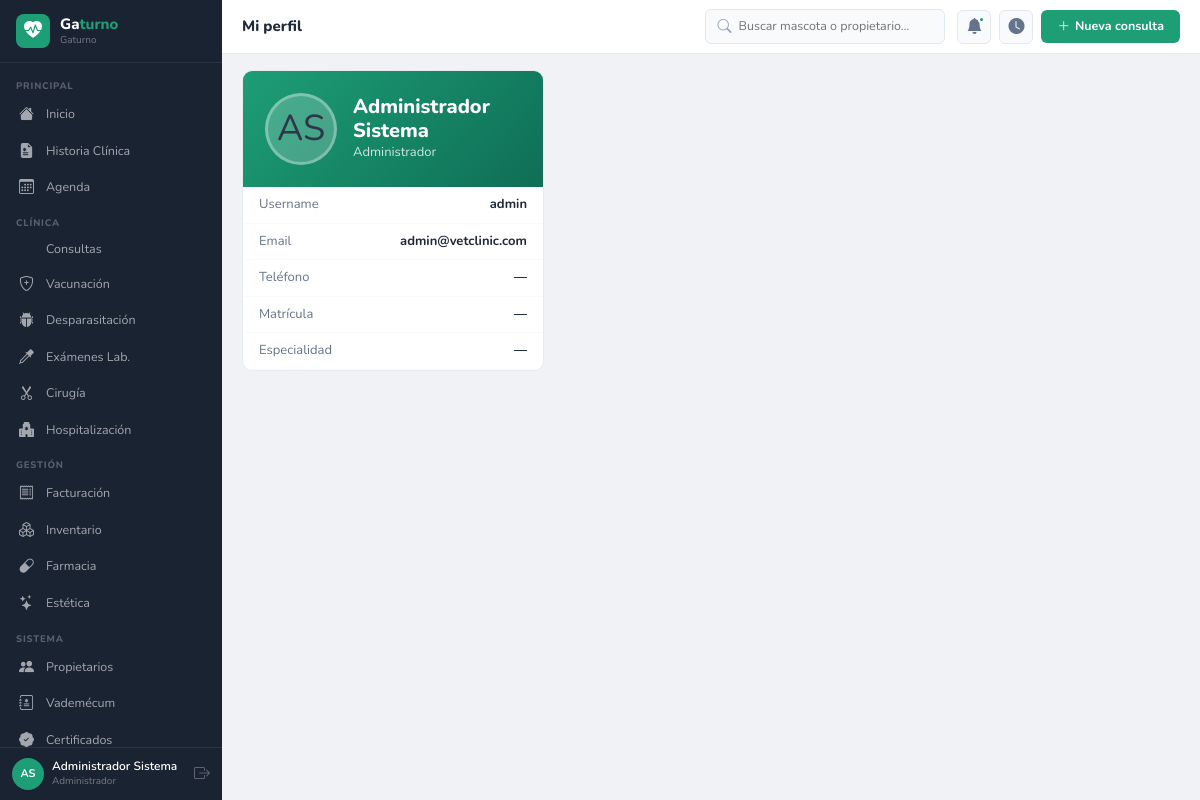
The page /accounts/perfil/ (signed in) on the database its author committed.
### apps/accounts/models.py (models this page shows, shortened)
class Usuario(AbstractUser):
    ROLES = [('admin','Administrador'),('veterinario','Veterinario'),
             ('asistente','Asistente'),('recepcionista','Recepcionista'),('esteticista','Esteticista')]
    rol = models.CharField(max_length=20, choices=ROLES, default='recepcionista')
    telefono = models.CharField(max_length=20, blank=True)
    foto = models.ImageField(upload_to='usuarios/', blank=True, null=True)
    matricula = models.CharField(max_length=30, blank=True)
    especialidad = models.CharField(max_length=100, blank=True)
    class Meta:
        verbose_name='Usuario'; verbose_name_plural='Usuarios'
    @property
    def nombre_completo(self):
        return self.get_full_name() or self.username
    @property
    def iniciales(self):
        fn = (self.first_name or '')[:1].upper()
        ln = (self.last_name or '')[:1].upper()
        return (fn + ln) or self.username[:2].upper()

### apps/accounts/views.py (the view)
# urls.py: path('perfil/', views.perfil, name='perfil'),
@login_required
def perfil(request):
    return render(request, 'accounts/perfil.html', {'usuario': request.user})

### templates/accounts/perfil.html (shortened to what this page needs)
{%  extends 'base/base.html' %}
{% block page_title %}Mi perfil{% endblock %}
{% block content %}
<div class="row g-3">
<div class="col-md-4">
  <div class="panel p-0">
    <div class="pac-hd">
      <div class="pac-foto">{{ usuario.iniciales }}</div>
      <div><div class="pac-nm">{{ usuario.nombre_completo }}</div><div class="pac-esp">{{ usuario.get_rol_display }}</div></div>
    </div>
    <div class="ficha-row"><span>Username</span><strong>{{ usuario.username }}</strong></div>
    <div class="ficha-row"><span>Email</span><strong>{{ usuario.email|default:"—" }}</strong></div>
    <div class="ficha-row"><span>Teléfono</span><strong>{{ usuario.telefono|default:"—" }}</strong></div>
    <div class="ficha-row"><span>Matrícula</span><strong>{{ usuario.matricula|default:"—" }}</strong></div>
    <div class="ficha-row"><span>Especialidad</span><strong>{{ usuario.especialidad|default:"—" }}</strong></div>
  </div>
</div>
</div>
{% endblock %}

### templates/base/base.html (shortened to what this page needs)
<!DOCTYPE html>
<html lang="es">
<head>
<link rel="stylesheet" href="https://cdn.jsdelivr.net/npm/bootstrap@5.3.2/dist/css/bootstrap.min.css">
<link rel="stylesheet" href="https://cdn.jsdelivr.net/npm/bootstrap-icons@1.11.3/font/bootstrap-icons.min.css">
{% load static %}<link rel="stylesheet" href="{% static 'css/vetclinic.css' %}">
</head>
<body>
<nav class="vc-sb" id="sidebar">
  <div class="sb-brand">
    <div class="sb-ic"><i class="bi bi-heart-pulse-fill"></i></div>
    <div><div class="sb-nm">Ga<em>turno</em></div><span class="sb-sub">{{ CLINICA_NOMBRE }}</span></div>
  </div>
  <div class="sb-nav">
    <div class="nav-sec">Principal</div>
    <a href="{% url 'reportes:dashboard' %}" class="nav-link {% if request.resolver_match.namespace == 'reportes' %}active{% endif %}"><i class="bi bi-house-fill"></i><span>Inicio</span></a>
    <a href="{% url 'pacientes:lista' %}" class="nav-link "><i class="bi bi-file-earmark-medical-fill"></i><span>Historia Clínica</span></a>
    <a href="{% url 'agenda:lista' %}" class="nav-link "><i class="bi bi-calendar3"></i><span>Agenda</span></a>
    <div class="nav-sec">Clínica</div>
    <a href="{% url 'consultas:lista' %}" class="nav-link {% if request.resolver_match.namespace == 'consultas' %}active{% endif %}"><span>Consultas</span></a>
    <a href="{% url 'vacunacion:lista' %}" class="nav-link {% if request.resolver_match.namespace == 'vacunacion' %}active{% endif %}"><i class="bi bi-shield-plus"></i><span>Vacunación</span></a>
    <a href="{% url 'desparasitacion:lista' %}" class="nav-link {% if request.resolver_match.namespace == 'desparasitacion' %}active{% endif %}"><i class="bi bi-bug-fill"></i><span>Desparasitación</span></a>
    <a href="{% url 'examenes:lista' %}" class="nav-link {% if request.resolver_match.namespace == 'examenes' %}active{% endif %}"><i class="bi bi-eyedropper"></i><span>Exámenes Lab.</span></a>
    <a href="{% url 'cirugia:lista' %}" class="nav-link {% if request.resolver_match.namespace == 'cirugia' %}active{% endif %}"><i class="bi bi-scissors"></i><span>Cirugía</span></a>
    <a href="{% url 'hospitalizacion:lista' %}" class="nav-link "><i class="bi bi-hospital-fill"></i><span>Hospitalización</span></a>
    <div class="nav-sec">Gestión</div>
    <a href="{% url 'facturacion:lista' %}" class="nav-link {% if request.resolver_match.namespace == 'facturacion' %}active{% endif %}"><i class="bi bi-receipt"></i><span>Facturación</span></a>
    <a href="{% url 'inventario:lista' %}" class="nav-link {% if request.resolver_match.namespace == 'inventario' %}active{% endif %}"><i class="bi bi-boxes"></i><span>Inventario</span></a>
    <a href="{% url 'farmacia:lista' %}" class="nav-link {% if request.resolver_match.namespace == 'farmacia' %}active{% endif %}"><i class="bi bi-capsule"></i><span>Farmacia</span></a>
    <a href="{% url 'estetica:lista' %}" class="nav-link {% if request.resolver_match.namespace == 'estetica' %}active{% endif %}"><i class="bi bi-stars"></i><span>Estética</span></a>
    <div class="nav-sec">Sistema</div>
    <a href="{% url 'propietarios:lista' %}" class="nav-link {% if request.resolver_match.namespace == 'propietarios' %}active{% endif %}"><i class="bi bi-people-fill"></i><span>Propietarios</span></a>
    <a href="{% url 'vademecum:lista' %}" class="nav-link {% if request.resolver_match.namespace == 'vademecum' %}active{% endif %}"><i class="bi bi-journal-medical"></i><span>Vademécum</span></a>
    <a href="{% url 'certificados:lista' %}" class="nav-link {% if request.resolver_match.namespace == 'certificados' %}active{% endif %}"><i class="bi bi-patch-check-fill"></i><span>Certificados</span></a>
  </div>
  <div class="sb-user">
    <div class="u-av">{{ request.user.iniciales }}</div>
    <div><div class="u-nm">{{ request.user.nombre_completo }}</div><div class="u-role">{{ request.user.get_rol_display }}</div></div>
    <a href="{% url 'accounts:logout' %}" class="u-out" title="Salir"><i class="bi bi-box-arrow-right"></i></a>
  </div>
</nav>
<div class="vc-main">
  <header class="vc-top">
    <div class="top-tit">{% block page_title %}Gaturno{% endblock %}</div>
    <div class="top-srch">
      <i class="bi bi-search"></i>
      <input type="text" id="globalSearch" placeholder="Buscar mascota o propietario…" autocomplete="off">
    </div>
    <div class="top-acts">
      <div class="top-btn"><i class="bi bi-bell-fill"></i><div class="top-dot"></div></div>
      <a href="{% url 'agenda:sala_espera' %}" class="top-btn" title="Sala de espera"><i class="bi bi-clock-fill"></i></a>
      <a href="{% url 'consultas:crear' %}" class="btn-vc"><i class="bi bi-plus-lg"></i> Nueva consulta</a>
    </div>
  </header>
  <div class="vc-cnt">{% block content %}{% endblock %}</div>
</div>
{% load static %}<script src="{% static 'js/vetclinic.js' %}"></script>
</body>
</html>

### static/css/vetclinic.css (style rules this page uses)
:root { --vc:#1D9E75;--vc-dk:#0F6E56;--vc-lt:#E1F5EE;--amb:#EF9F27;--amb-dk:#BA7517;--amb-lt:#FAEEDA;--pink:#D4537E;--blue:#378ADD;--blue-lt:#E6F1FB;--coral:#D85A30;--purple:#7F77DD;--purple-lt:#EEEDFE;--green:#639922;--green-lt:#EAF3DE;--red:#E24B4A;--red-lt:#FCEBEB;--sb:#1a2332;--sbw:222px;--top:54px;--f:'Nunito',sans-serif;--r:10px;--rs:6px }
*,*::before,*::after { box-sizing:border-box;margin:0;padding:0 }
body { font-family:var(--f);font-size:13.5px;background:#f0f2f5;color:#2d3748 }
a { text-decoration:none;color:inherit }
.vc-sb { position:fixed;left:0;top:0;bottom:0;width:var(--sbw);background:var(--sb);display:flex;flex-direction:column;z-index:100;transition:transform .25s }
.vc-main { margin-left:var(--sbw);min-height:100vh;display:flex;flex-direction:column }
.sb-brand { display:flex;align-items:center;gap:10px;padding:14px 16px;border-bottom:1px solid rgba(255,255,255,.08);flex-shrink:0 }
.sb-ic { width:34px;height:34px;border-radius:8px;background:var(--vc);display:flex;align-items:center;justify-content:center;color:#fff;font-size:18px;flex-shrink:0 }
.sb-nm { color:#fff;font-size:15px;font-weight:800;line-height:1.2 }
.sb-nm em { color:var(--vc);font-style:normal }
.sb-sub { color:rgba(255,255,255,.4);font-size:10px;display:block }
.sb-nav { flex:1;overflow-y:auto;padding:6px 0 }
.nav-sec { padding:10px 16px 3px;color:rgba(255,255,255,.28);font-size:9.5px;letter-spacing:.8px;text-transform:uppercase;font-weight:800 }
.nav-link { display:flex;align-items:center;gap:9px;padding:7px 16px;color:rgba(255,255,255,.6);border-left:3px solid transparent;font-size:12.5px;transition:all .15s }
.nav-link i { font-size:15px;width:18px;flex-shrink:0 }
.sb-user { padding:10px 12px;border-top:1px solid rgba(255,255,255,.08);display:flex;align-items:center;gap:8px;flex-shrink:0 }
.u-av { width:32px;height:32px;border-radius:50%;background:var(--vc);display:flex;align-items:center;justify-content:center;color:#fff;font-size:11px;font-weight:700;flex-shrink:0 }
.u-nm { color:#fff;font-size:12px;font-weight:600;line-height:1.3 }
.u-role { color:rgba(255,255,255,.4);font-size:10px }
.u-out { margin-left:auto;color:rgba(255,255,255,.3);font-size:16px }
.vc-top { height:var(--top);background:#fff;border-bottom:1px solid #e5e9f0;display:flex;align-items:center;gap:12px;padding:0 20px;position:sticky;top:0;z-index:50;flex-shrink:0 }
.top-tit { font-size:15px;font-weight:800;color:#1e293b;flex:1 }
.top-srch { position:relative;background:#f8fafc;border:1px solid #e2e8f0;border-radius:var(--rs);display:flex;align-items:center;gap:7px;padding:6px 11px;width:240px }
.top-srch i { color:#94a3b8;font-size:14px }
.top-srch input { background:none;border:none;outline:none;font-size:12.5px;font-family:var(--f);width:100% }
.top-acts { display:flex;align-items:center;gap:8px }
.top-btn { width:34px;height:34px;border-radius:var(--rs);background:#f8fafc;border:1px solid #e2e8f0;display:flex;align-items:center;justify-content:center;cursor:pointer;position:relative }
.top-btn i { font-size:16px;color:#64748b }
.top-dot { position:absolute;top:5px;right:5px;width:7px;height:7px;background:var(--vc);border-radius:50%;border:2px solid #fff }
.btn-vc { background:var(--vc);color:#fff!important;border:none;border-radius:var(--rs);padding:7px 16px;font-size:12.5px;font-weight:700;cursor:pointer;display:inline-flex;align-items:center;gap:5px;transition:background .15s;font-family:var(--f) }
.vc-cnt { padding:16px 20px;flex:1;display:flex;flex-direction:column;gap:14px }
.panel { background:#fff;border-radius:var(--r);border:1px solid #e8ecf0;overflow:hidden;display:flex;flex-direction:column }
.pac-hd { background:linear-gradient(135deg,var(--vc) 0%,var(--vc-dk) 100%);padding:22px;display:flex;gap:16px;align-items:center }
.pac-foto { width:72px;height:72px;border-radius:50%;background:rgba(255,255,255,.2);display:flex;align-items:center;justify-content:center;font-size:36px;flex-shrink:0;overflow:hidden;border:3px solid rgba(255,255,255,.3) }
.pac-nm { font-size:20px;font-weight:800;color:#fff;line-height:1.2 }
.pac-esp { font-size:13px;color:rgba(255,255,255,.8) }
.ficha-row { display:flex;justify-content:space-between;align-items:center;padding:8px 16px;border-bottom:1px solid #f8fafc;font-size:13px }
.ficha-row span { color:#64748b }
.ficha-row strong { color:#1e293b;text-align:right }

### rows shown on the page
Usuario: user.iniciales "AS", user.nombre_completo "Administrador Sistema", user.rol "Administrador", iniciales "AS", nombre_completo "Administrador Sistema", rol "Administrador", username "admin", email "admin@vetclinic.com", telefono "—", matricula "—", especialidad "—"

### other values the page prints
{{ CLINICA_NOMBRE }} "Gaturno"
